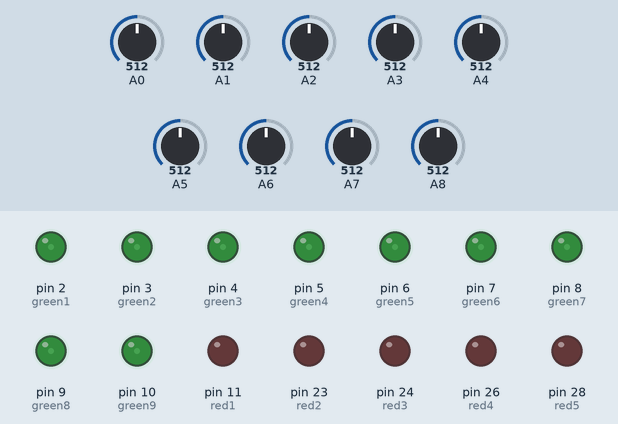
Bench run of a sketch on a simulated Arduino Mega 2560, built with avr-gcc and run on an emulated ATmega2560. Shown: output pins drawn as LEDs (lit = HIGH). Inputs (shaded band) come from the test bench; at power-on: A0 = 512, A2 = 512, A4 = 512, A1 = 512, A3 = 512, A5 = 512, A6 = 512, A7 = 512, A8 = 512.

Above: at 1.26 s.
1.3 s: A0 set to 266
At 2.88 s:
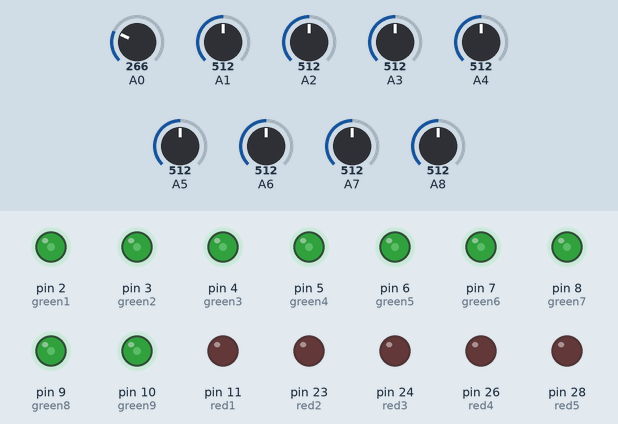
4.3 s: A0 set to 237
At 4.5 s:
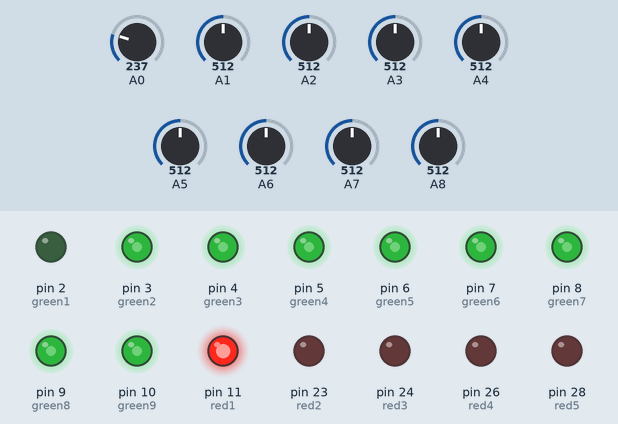
7.3 s: A2 set to 262
10.3 s: A2 set to 238
At 10.46 s:
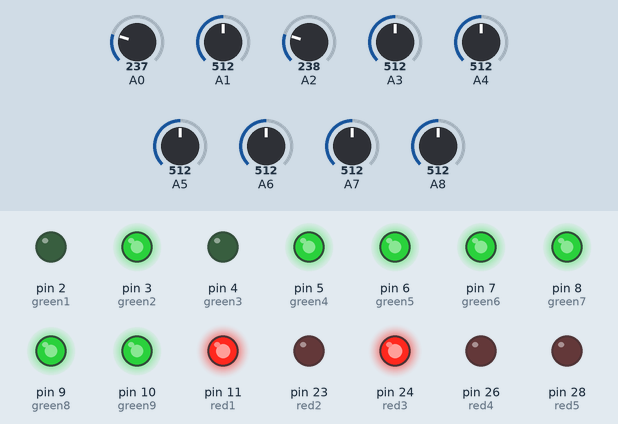
13.3 s: A4 set to 268
16.3 s: A4 set to 236
At 16.53 s:
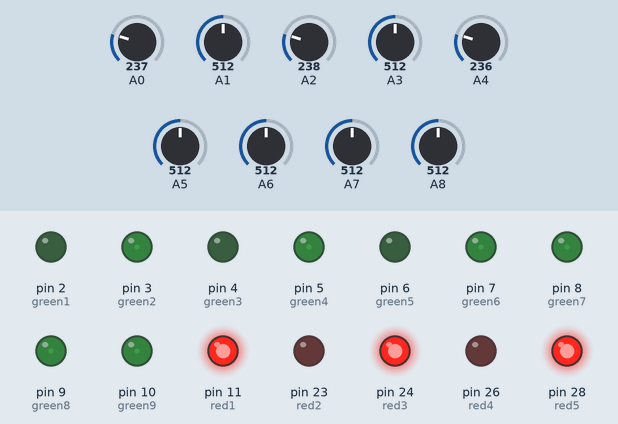
Timing chart, 0 to 23.1 s (numbered marks = the images above; inputs shaded):
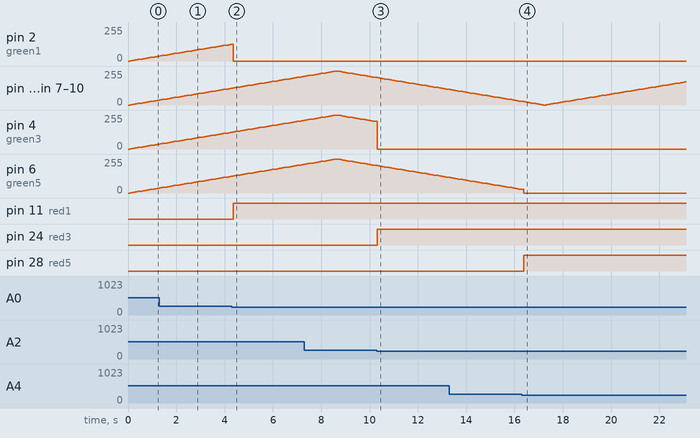

The sketch:

scalender_arduino.ino
```cpp
int brightness = 0;    // how bright the LED is
int fadeAmount = 3;
int sensorLimit = 250;

char val = '0';

const int red1 = 11;
const int red2 = 23;
const int red3 = 24;
const int red4 = 26;
const int red5 = 28;
const int red6 = 30;
const int red7 = 32;
const int red8 = 34;
const int red9 = 36;

const int green1 = 2;
const int green2 = 3;
const int green3 = 4;
const int green4 = 5;
const int green5 = 6;
const int green6 = 7;
const int green7 = 8;
const int green8 = 9;
const int green9 = 10;

int sensor1;
int sensor2;
int sensor3;
int sensor4;
int sensor5;
int sensor6;
int sensor7;
int sensor8;
int sensor9;

void setup()  {
  pinMode(red1, OUTPUT);
  pinMode(red2, OUTPUT);
  pinMode(red3, OUTPUT);
  pinMode(red4, OUTPUT);
  pinMode(red5, OUTPUT);
  pinMode(red6, OUTPUT);
  pinMode(red7, OUTPUT);
  pinMode(red8, OUTPUT);
  pinMode(red9, OUTPUT);

  pinMode(green1, OUTPUT);
  pinMode(green2, OUTPUT);
  pinMode(green3, OUTPUT);
  pinMode(green4, OUTPUT);
  pinMode(green5, OUTPUT);
  pinMode(green6, OUTPUT);
  pinMode(green7, OUTPUT);
  pinMode(green8, OUTPUT);
  pinMode(green9, OUTPUT);

  Serial.begin(9600);
}

void loop()  {


int sensor1 = analogRead(A0);
int sensor2 = analogRead(A1)*2;
int sensor3 = analogRead(A2);
int sensor4 = analogRead(A3)*4/3;
int sensor5 = analogRead(A4);
int sensor6 = analogRead(A5)*2;
int sensor7 = analogRead(A6);
int sensor8 = analogRead(A7);
int sensor9 = analogRead(A8);
int a = 0;

if(sensor1<sensorLimit){
  digitalWrite(red1, 1);
  analogWrite(green1, 0);
}
else{
  digitalWrite(red1, 0);
  analogWrite(green1, brightness);
}

if(sensor2<sensorLimit){
  digitalWrite(red2, 1);
  analogWrite(green2, 0);

}
else{
  digitalWrite(red2, 0);
  analogWrite(green2, brightness);
}


if(sensor3<sensorLimit){
  digitalWrite(red3, 1);
  analogWrite(green3, 0);
}
else{
  digitalWrite(red3, 0);
  analogWrite(green3, brightness);
}


if(sensor4<sensorLimit){
  digitalWrite(red4, 1);
  analogWrite(green4, 0);

}
else{
  digitalWrite(red4, 0);
  analogWrite(green4, brightness);

}


if(sensor5<sensorLimit){
  digitalWrite(red5, 1);
  analogWrite(green5, 0);

}
else{
  digitalWrite(red5, 0);
  analogWrite(green5, brightness);
}


if(sensor6<sensorLimit){
  digitalWrite(red6, 1);
  analogWrite(green6, 0);
}
else{
  digitalWrite(red6, 0);
  analogWrite(green6, brightness);
}


if(sensor7<sensorLimit){
  digitalWrite(red7, 1);
  analogWrite(green7, 0);
}
else{
  digitalWrite(red7, 0);
  analogWrite(green7, brightness);
}


if(sensor8<sensorLimit){
  digitalWrite(red8, 1);
  analogWrite(green8, 0);
}
else{
  digitalWrite(red8, 0);
  analogWrite(green8, brightness);
}


if(sensor9<sensorLimit){
  digitalWrite(red9, 1);
  analogWrite(green9, 0);
}
else{
  digitalWrite(red9, 0);
  analogWrite(green9, brightness);
}

  // change the brightness for next time through the loop:
  brightness = brightness + fadeAmount;

  // reverse the direction of the fading at the ends of the fade:
  if (brightness == 0 || brightness == 255) {
    fadeAmount = -fadeAmount ;
  }
  // wait for 30 milliseconds to see the dimming effect \

 if (Serial.available() && val == '0')
   { // If data is available to read,
     val = Serial.read(); // read it and store it in val
   }

 if (val == '1'){
 Serial.print(sensor1, DEC);
 Serial.write(-10);
 Serial.print(sensor2, DEC);
Serial.write(-11);
 Serial.print(sensor3, DEC);
Serial.write(-12);
 Serial.print(sensor4, DEC);
Serial.write(-13);
 Serial.print(sensor5, DEC);
Serial.write(-14);
 Serial.print(sensor6, DEC);
Serial.write(-15);
 Serial.print(sensor7, DEC);
Serial.write(-16);
 Serial.print(sensor8, DEC);
 Serial.write(-17);
 Serial.print(sensor9, DEC);
 Serial.write(-18);
 }

 delay(100);
}
```

Measured:
- the behaviour switches between 250 and 249 on A0 (found by bisection; images 1 and 2)
- the behaviour switches between 250 and 249 on A2 (found by bisection; images 2 and 3)
- the behaviour switches between 250 and 249 on A4 (found by bisection; images 3 and 4)
- after the input at 4.3 s, pin 11 (red1): LOW → HIGH after 0.05 s
- after the input at 10.3 s, pin 24 (red3): LOW → HIGH at once
- after the input at 16.3 s, pin 28 (red5): LOW → HIGH after 0.08 s
